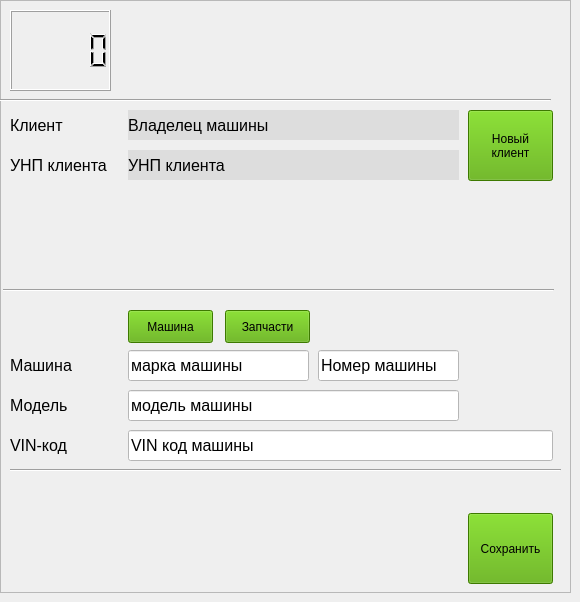
                <widget class="QWidget" name="tab__new_car">
                 <attribute name="title">
                  <string>Новая машина</string>
                 </attribute>
                 <attribute name="toolTip">
                  <string>Внесение данных о новой машине клиента</string>
                 </attribute>
                 <widget class="QFrame" name="frame_new_car">
                  <property name="geometry">
                   <rect>
                    <x>0</x>
                    <y>0</y>
                    <width>571</width>
                    <height>593</height>
                   </rect>
                  </property>
                  <property name="minimumSize">
                   <size>
                    <width>571</width>
                    <height>593</height>
                   </size>
                  </property>
                  <property name="frameShape">
                   <enum>QFrame::StyledPanel</enum>
                  </property>
                  <property name="frameShadow">
                   <enum>QFrame::Raised</enum>
                  </property>
                  <widget class="QPushButton" name="btn_pushButton_new_client_2">
                   <property name="geometry">
                    <rect>
                     <x>468</x>
                     <y>110</y>
                     <width>85</width>
                     <height>71</height>
                    </rect>
                   </property>
                   <property name="styleSheet">
                    <string notr="true">background-color: rgb(85, 170, 0);</string>
                   </property>
                   <property name="text">
                    <string>Новый
клиент</string>
                   </property>
                  </widget>
                  <widget class="QLabel" name="label_car_brand_and_number_2">
                   <property name="geometry">
                    <rect>
                     <x>10</x>
                     <y>350</y>
                     <width>120</width>
                     <height>30</height>
                    </rect>
                   </property>
                   <property name="font">
                    <font>
                     <pointsize>12</pointsize>
                     <weight>50</weight>
                     <bold>false</bold>
                    </font>
                   </property>
                   <property name="text">
                    <string>Машина</string>
                   </property>
                  </widget>
                  <widget class="QLabel" name="label_car_vin_code_2">
                   <property name="geometry">
                    <rect>
                     <x>10</x>
                     <y>430</y>
                     <width>120</width>
                     <height>30</height>
                    </rect>
                   </property>
                   <property name="font">
                    <font>
                     <pointsize>12</pointsize>
                     <weight>50</weight>
                     <bold>false</bold>
                    </font>
                   </property>
                   <property name="text">
                    <string>VIN-код </string>
                   </property>
                  </widget>
                  <widget class="QLabel" name="label_client_identification_number_2">
                   <property name="geometry">
                    <rect>
                     <x>10</x>
                     <y>150</y>
                     <width>120</width>
                     <height>30</height>
                    </rect>
                   </property>
                   <property name="font">
                    <font>
                     <pointsize>12</pointsize>
                     <weight>50</weight>
                     <bold>false</bold>
                    </font>
                   </property>
                   <property name="text">
                    <string>УНП клиента</string>
                   </property>
                  </widget>
                  <widget class="QPushButton" name="btn_pushButton_car_part_choice_2">
                   <property name="geometry">
                    <rect>
                     <x>225</x>
                     <y>310</y>
                     <width>85</width>
                     <height>33</height>
                    </rect>
                   </property>
                   <property name="styleSheet">
                    <string notr="true">background-color: rgb(85, 170, 0);</string>
                   </property>
                   <property name="text">
                    <string>Запчасти</string>
                   </property>
                  </widget>
                  <widget class="Line" name="line_13">
                   <property name="geometry">
                    <rect>
                     <x>3</x>
                     <y>280</y>
                     <width>551</width>
                     <height>20</height>
                    </rect>
                   </property>
                   <property name="orientation">
                    <enum>Qt::Horizontal</enum>
                   </property>
                  </widget>
                  <widget class="QLabel" name="label_client_name_3">
                   <property name="geometry">
                    <rect>
                     <x>10</x>
                     <y>110</y>
                     <width>120</width>
                     <height>30</height>
                    </rect>
                   </property>
                   <property name="font">
                    <font>
                     <pointsize>12</pointsize>
                     <weight>50</weight>
                     <bold>false</bold>
                    </font>
                   </property>
                   <property name="text">
                    <string>Клиент</string>
                   </property>
                  </widget>
                  <widget class="QPushButton" name="btn_pushButton_car_car_choice_2">
                   <property name="geometry">
                    <rect>
                     <x>128</x>
                     <y>310</y>
                     <width>85</width>
                     <height>33</height>
                    </rect>
                   </property>
                   <property name="styleSheet">
                    <string notr="true">background-color: rgb(85, 170, 0);</string>
                   </property>
                   <property name="text">
                    <string>Машина</string>
                   </property>
                  </widget>
                  <widget class="QPushButton" name="btn_pushButton_new_car_save">
                   <property name="geometry">
                    <rect>
                     <x>468</x>
                     <y>513</y>
                     <width>85</width>
                     <height>71</height>
                    </rect>
                   </property>
                   <property name="styleSheet">
                    <string notr="true">background-color: rgb(85, 170, 0);</string>
                   </property>
                   <property name="text">
                    <string>Сохранить</string>
                   </property>
                  </widget>
                  <widget class="Line" name="line_14">
                   <property name="geometry">
                    <rect>
                     <x>0</x>
                     <y>90</y>
                     <width>551</width>
                     <height>20</height>
                    </rect>
                   </property>
                   <property name="orientation">
                    <enum>Qt::Horizontal</enum>
                   </property>
                  </widget>
                  <widget class="QLabel" name="txt_label_client_name_2">
                   <property name="geometry">
                    <rect>
                     <x>128</x>
                     <y>110</y>
                     <width>331</width>
                     <height>30</height>
                    </rect>
                   </property>
                   <property name="font">
                    <font>
                     <pointsize>12</pointsize>
                     <weight>50</weight>
                     <bold>false</bold>
                    </font>
                   </property>
                   <property name="styleSheet">
                    <string notr="true">background-color: rgb(221, 221, 221);</string>
                   </property>
                   <property name="text">
                    <string>Владелец машины</string>
                   </property>
                  </widget>
                  <widget class="QLabel" name="label_car_model_2">
                   <property name="geometry">
                    <rect>
                     <x>10</x>
                     <y>390</y>
                     <width>120</width>
                     <height>30</height>
                    </rect>
                   </property>
                   <property name="font">
                    <font>
                     <pointsize>12</pointsize>
                     <weight>50</weight>
                     <bold>false</bold>
                    </font>
                   </property>
                   <property name="text">
                    <string>Модель</string>
                   </property>
                  </widget>
                  <widget class="Line" name="line_15">
                   <property name="geometry">
                    <rect>
                     <x>10</x>
                     <y>460</y>
                     <width>551</width>
                     <height>20</height>
                    </rect>
                   </property>
                   <property name="orientation">
                    <enum>Qt::Horizontal</enum>
                   </property>
                  </widget>
                  <widget class="QLabel" name="txt_label_client_identification_number">
                   <property name="geometry">
                    <rect>
                     <x>128</x>
                     <y>150</y>
                     <width>331</width>
                     <height>30</height>
                    </rect>
                   </property>
                   <property name="font">
                    <font>
                     <pointsize>12</pointsize>
                     <weight>50</weight>
                     <bold>false</bold>
                    </font>
                   </property>
                   <property name="styleSheet">
                    <string notr="true">background-color: rgb(221, 221, 221);</string>
                   </property>
                   <property name="text">
                    <string>УНП клиента</string>
                   </property>
                  </widget>
                  <widget class="QLineEdit" name="txt_edit_lineEdit_car_brand">
                   <property name="geometry">
                    <rect>
                     <x>128</x>
                     <y>350</y>
                     <width>181</width>
                     <height>31</height>
                    </rect>
                   </property>
                   <property name="font">
                    <font>
                     <pointsize>12</pointsize>
                    </font>
                   </property>
                   <property name="styleSheet">
                    <string notr="true">background-color: rgb(255, 255, 255);</string>
                   </property>
                   <property name="text">
                    <string>марка машины</string>
                   </property>
                  </widget>
                  <widget class="QLineEdit" name="txt_edit_lineEdit_car_number">
                   <property name="geometry">
                    <rect>
                     <x>318</x>
                     <y>350</y>
                     <width>141</width>
                     <height>31</height>
                    </rect>
                   </property>
                   <property name="font">
                    <font>
                     <pointsize>12</pointsize>
                    </font>
                   </property>
                   <property name="styleSheet">
                    <string notr="true">background-color: rgb(255, 255, 255);</string>
                   </property>
                   <property name="text">
                    <string>Номер машины</string>
                   </property>
                  </widget>
                  <widget class="QLineEdit" name="txt_edit_lineEdit_car_model">
                   <property name="geometry">
                    <rect>
                     <x>128</x>
                     <y>390</y>
                     <width>331</width>
                     <height>31</height>
                    </rect>
                   </property>
                   <property name="font">
                    <font>
                     <pointsize>12</pointsize>
                    </font>
                   </property>
                   <property name="styleSheet">
                    <string notr="true">background-color: rgb(255, 255, 255);</string>
                   </property>
                   <property name="text">
                    <string>модель машины</string>
                   </property>
                  </widget>
                  <widget class="QLineEdit" name="txt_edit_lineEdit_car_vin_code">
                   <property name="geometry">
                    <rect>
                     <x>128</x>
                     <y>430</y>
                     <width>425</width>
                     <height>31</height>
                    </rect>
                   </property>
                   <property name="font">
                    <font>
                     <pointsize>12</pointsize>
                    </font>
                   </property>
                   <property name="styleSheet">
                    <string notr="true">background-color: rgb(255, 255, 255);</string>
                   </property>
                   <property name="text">
                    <string>VIN код машины</string>
                   </property>
                  </widget>
                  <widget class="QLCDNumber" name="lcdNumber_3">
                   <property name="geometry">
                    <rect>
                     <x>10</x>
                     <y>10</y>
                     <width>101</width>
                     <height>81</height>
                    </rect>
                   </property>
                  </widget>
                 </widget>
                </widget>
